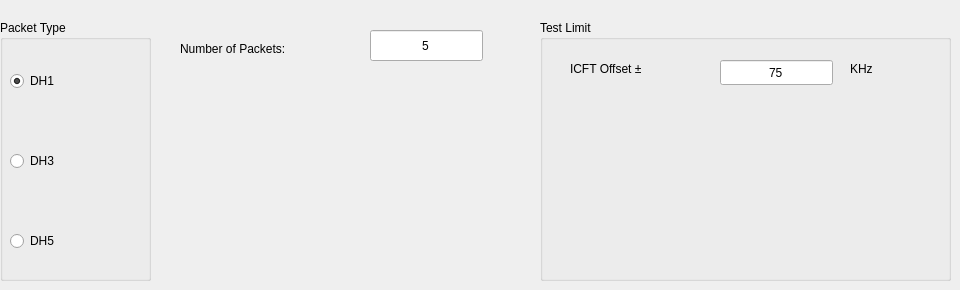
          <widget class="QWidget" name="tab_7">
           <attribute name="title">
            <string>ICFT</string>
           </attribute>
           <widget class="QGroupBox" name="groupBox_11">
            <property name="geometry">
             <rect>
              <x>0</x>
              <y>20</y>
              <width>151</width>
              <height>261</height>
             </rect>
            </property>
            <property name="title">
             <string>Packet Type</string>
            </property>
            <widget class="QRadioButton" name="radioButton_16">
             <property name="geometry">
              <rect>
               <x>10</x>
               <y>50</y>
               <width>132</width>
               <height>22</height>
              </rect>
             </property>
             <property name="text">
              <string>DH1</string>
             </property>
             <property name="checked">
              <bool>true</bool>
             </property>
            </widget>
            <widget class="QRadioButton" name="radioButton_17">
             <property name="geometry">
              <rect>
               <x>10</x>
               <y>130</y>
               <width>132</width>
               <height>22</height>
              </rect>
             </property>
             <property name="text">
              <string>DH3</string>
             </property>
            </widget>
            <widget class="QRadioButton" name="radioButton_18">
             <property name="geometry">
              <rect>
               <x>10</x>
               <y>210</y>
               <width>132</width>
               <height>22</height>
              </rect>
             </property>
             <property name="text">
              <string>DH5</string>
             </property>
            </widget>
           </widget>
           <widget class="QLineEdit" name="lineEdit_icft_numberofpacket">
            <property name="geometry">
             <rect>
              <x>370</x>
              <y>30</y>
              <width>113</width>
              <height>31</height>
             </rect>
            </property>
            <property name="text">
             <string>5</string>
            </property>
            <property name="alignment">
             <set>Qt::AlignCenter</set>
            </property>
           </widget>
           <widget class="QLabel" name="label_25">
            <property name="geometry">
             <rect>
              <x>180</x>
              <y>40</y>
              <width>181</width>
              <height>18</height>
             </rect>
            </property>
            <property name="text">
             <string>Number of Packets:</string>
            </property>
           </widget>
           <widget class="QGroupBox" name="groupBox_19">
            <property name="geometry">
             <rect>
              <x>540</x>
              <y>20</y>
              <width>411</width>
              <height>261</height>
             </rect>
            </property>
            <property name="title">
             <string>Test Limit</string>
            </property>
            <widget class="QLabel" name="label_28">
             <property name="geometry">
              <rect>
               <x>30</x>
               <y>40</y>
               <width>131</width>
               <height>18</height>
              </rect>
             </property>
             <property name="text">
              <string>ICFT Offset ±</string>
             </property>
            </widget>
            <widget class="QLineEdit" name="lineEdit_br_testlimit_icftoffset">
             <property name="geometry">
              <rect>
               <x>180</x>
               <y>40</y>
               <width>113</width>
               <height>25</height>
              </rect>
             </property>
             <property name="text">
              <string>75</string>
             </property>
             <property name="alignment">
              <set>Qt::AlignCenter</set>
             </property>
            </widget>
            <widget class="QLabel" name="label_30">
             <property name="geometry">
              <rect>
               <x>310</x>
               <y>40</y>
               <width>41</width>
               <height>18</height>
              </rect>
             </property>
             <property name="text">
              <string>KHz</string>
             </property>
            </widget>
           </widget>
          </widget>
